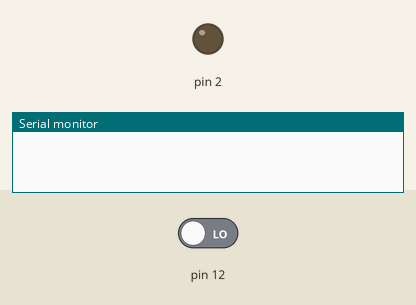
Bench run of a sketch on a simulated Arduino Uno, built with avr-gcc and run on an emulated ATmega328P. On the bench: output pins drawn as LEDs (lit = HIGH), the last lines printed to the serial monitor. The test bench sets the inputs (shaded band); at power-on: pin 12 LOW.

Above: at 0.8 s.
0.9 s: pin 12 driven HIGH
At 3.2 s:
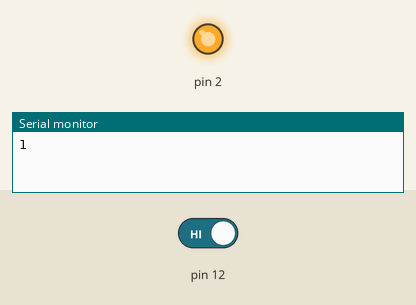
Timing chart, 0 to 9.5 s (numbered marks = the images above; inputs shaded):
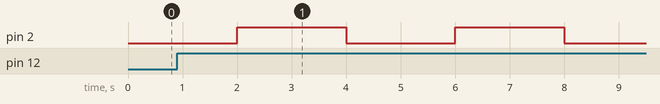

Measured:
- by itself, pin 2: alternates HIGH for 2.0 s and LOW for 2.0 s

The sketch:

exp6.ino
```cpp
unsigned long previousTime;
unsigned char *D_dir = (unsigned char *)0x2A;  //Points to DDRD
unsigned char *D_writer = (unsigned char *)0x2B;                          //Points to PORTD

unsigned int count;
bool previous;
bool waiting;
unsigned long pressed_time;
unsigned char *B_reader = (unsigned char*) 0x23; //Points to PINB

void setup()                                                                //To run on Arduino, just change this function to void setup()
{
  Serial.begin(9600);
  *D_dir = 0b00000100;
  for (;;) {
    unsigned long currentTime = millis();
    if (((*D_writer) & 0b00000100) == 0)  //If the LED is currently OFF
    {
      if (currentTime - previousTime >= 2000)  //2000 is OFF duration
      {
        *D_writer |= 0b00000100;     //Turn ON the LED
        previousTime = currentTime;  //Take note of the time
      }
    } else  //LED is currently ON
    {
      if (currentTime - previousTime >= 2000)  //2000 is ON duration
      {
        *D_writer &= 0b11111011;     //Turn OFF the LED
        previousTime = currentTime;  //Take note of the time
      }
    }
    //Code to perform other functions (such as button debouncing) can be inserted here

    if (waiting)
{
if (millis() - pressed_time >= 20) //20ms is the debounce period. (If the debounce period has elapsed)
{
waiting = 0;
bool current = (((*B_reader) & 0b00010000)!= 0); //current = HIGH if input PB4 is HIGH
if (current) //If PB4 is still HIGH, it means it is a real LOW to HIGH transition
{
count++;
Serial.println(count);
}
previous = current;
}
}
else
{
bool current = (((*B_reader) & 0b00010000)!= 0); //current = HIGH if input PB4 is HIGH
if (current && !previous) //If the PB4 is currently HIGH and previously LOW (LOW to High transition)
{
pressed_time = millis(); //Take note of the time and then start waiting
waiting = 1;
}
previous = current;
}
  }
}
```
